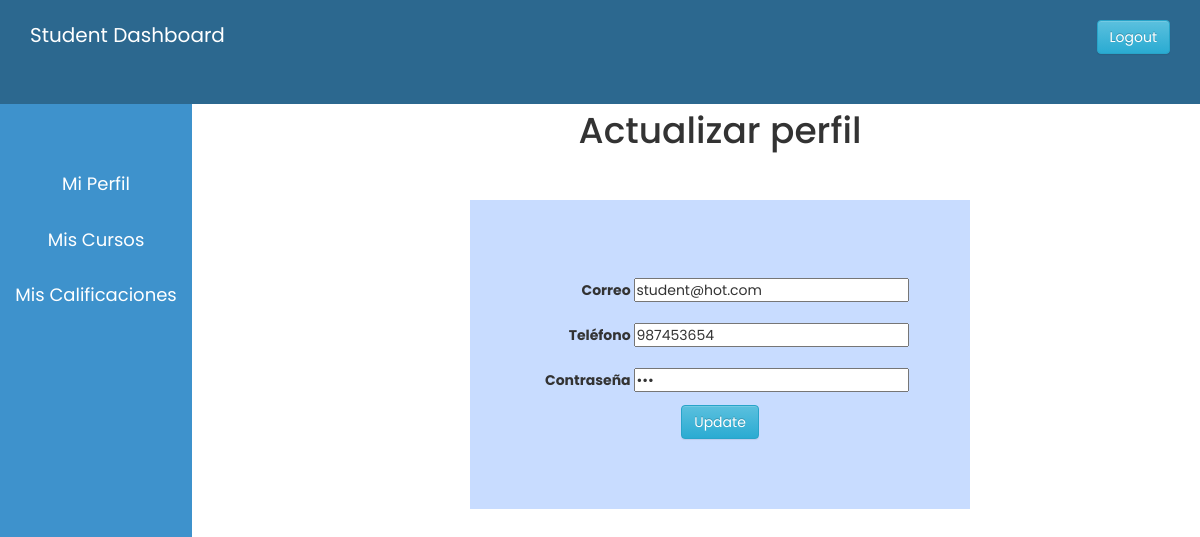
The app's page /student_profile.php (signed in), older data.
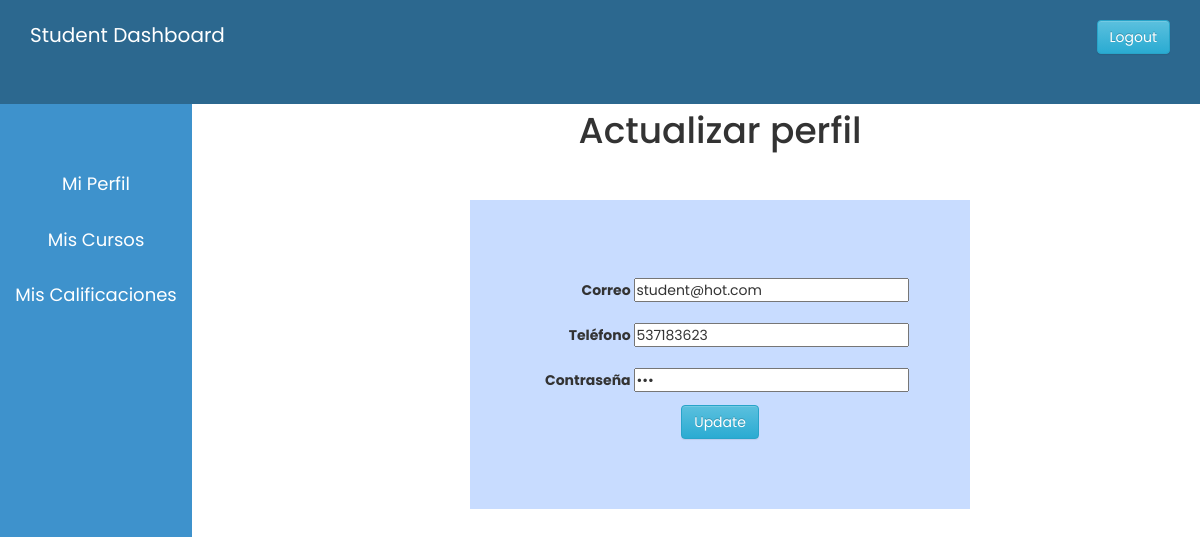
The same page, newer data.
### tables this page shows
CREATE TABLE `user` (
  `id` int(11) NOT NULL,
  `username` varchar(255) DEFAULT NULL,
  `phone` int(30) DEFAULT NULL,
  `email` varchar(255) DEFAULT NULL,
  `usertype` varchar(50) DEFAULT NULL,
  `password` varchar(255) DEFAULT NULL
);

### student_profile.php (the view, shortened to what this page needs)
<?php
  $host="localhost";
  $user="root";
  $password="";
  $db="schoolproject";
  $data=mysqli_connect($host, $user, $password, $db);
  $name=$_SESSION['usertype'];
  $sql="SELECT * FROM user WHERE username='$name' ";
  $result=mysqli_query($data, $sql);
  $info=mysqli_fetch_assoc($result);
?>
<!DOCTYPE html>
<html lang="en">
<head>
  <?php
    include 'student_css.php'
  ?>
</head>
<body>
  <?php
    include 'student_sidebar.php'
  ?>
  <div class="content">
    <center><br>
      <h1 style="font-family: Poppins;">Actualizar perfil</h1>
      <br><br>
      <form action="#" method="POST">
        <div class="div_deg">
          <div>
          <div>
            <label style="font-family: Poppins;">Correo</label>
            <input type="email" name="email" value="<?php echo "{$info['email']}" ?>">
          </div>
          <div>
            <label style="font-family: Poppins;">Teléfono</label>
            <input type="number" name="phone" value="<?php echo "{$info['phone']}" ?>">
          </div>
          <div>
            <label style="font-family: Poppins;">Contraseña</label>
            <input type="password" name="password" value="<?php echo "{$info['password']}" ?>">
          </div>
          <div>
            <input type="submit" class="btn btn-info" name="update_profile" value="Update"  style="font-family: Poppins;">
          </div>
        </div>
      </form>
    </center>
  </div>
</body>
</html>

Row changes from the older to the newer data that the page shows:
changed user "student@hot.com": phone "987453654" → "537183623"
